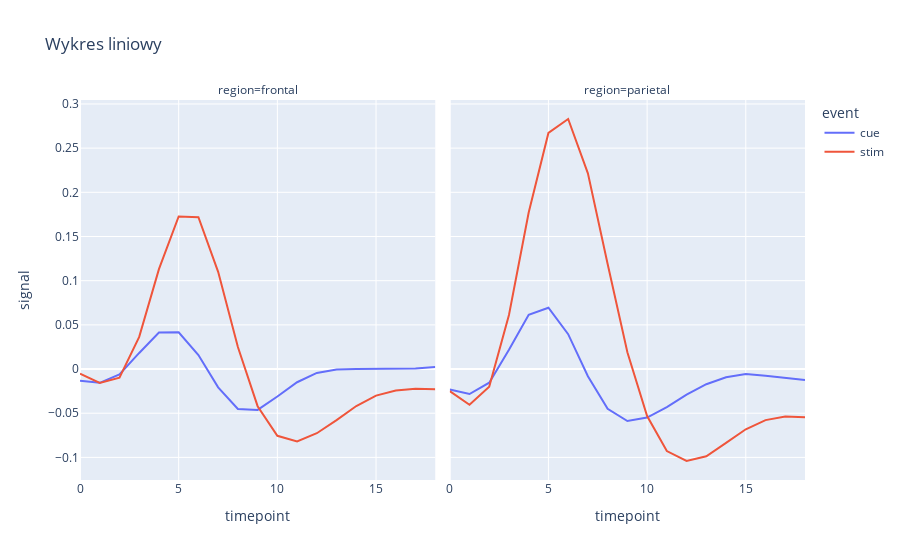

Write notebook code for a chart like this one.
### Markdown cell above
W tym przypadku przydatny okazuje się także wykres oparty o plotly. Jego podstawowa forma wygląda następująco:

### Code cell
fig = px.line(data_frame=fmri_agg, x='timepoint', y='signal', color='event', facet_col='region', title='Wykres liniowy')
fig.show()

### Figure 1 — Plotly figure (JSON) as saved in the notebook; plotly's stock layout.template omitted (floating-point values rounded to 4 significant figures)
{"data": [{"hovertemplate": "event=cue<br>region=frontal<br>timepoint=%{x}<br>signal=%{y}<extra></extra>", "legendgroup": "cue", "line": {"color": "#636efa", "dash": "solid"}, "marker": {"symbol": "circle"}, "mode": "lines", "name": "cue", "orientation": "v", "showlegend": true, "type": "scatter", "x": [0, 1, 2, 3, 4, 5, 6, 7, 8, 9, 10, 11, 12, 13, 14, 15, 16, 17, 18], "xaxis": "x", "y": [-0.01314, -0.01561, -0.006178, 0.01823, 0.04128, 0.04164, 0.01582, -0.02067, -0.04513, -0.04629, -0.0311, -0.01492, -0.004388, -0.0004407, 3.598e-05, 0.0003024, 7.456e-05, 0.0006964, 0.002276], "yaxis": "y"}, {"hovertemplate": "event=cue<br>region=parietal<br>timepoint=%{x}<br>signal=%{y}<extra></extra>", "legendgroup": "cue", "line": {"color": "#636efa", "dash": "solid"}, "marker": {"symbol": "circle"}, "mode": "lines", "name": "cue", "orientation": "v", "showlegend": false, "type": "scatter", "x": [0, 1, 2, 3, 4, 5, 6, 7, 8, 9, 10, 11, 12, 13, 14, 15, 16, 17, 18], "xaxis": "x2", "y": [-0.02317, -0.0283, -0.01548, 0.02194, 0.0613, 0.06934, 0.03949, -0.008105, -0.04491, -0.05889, -0.05496, -0.04307, -0.02901, -0.01718, -0.009225, -0.005511, -0.007607, -0.01018, -0.01237], "yaxis": "y2"}, {"hovertemplate": "event=stim<br>region=frontal<br>timepoint=%{x}<br>signal=%{y}<extra></extra>", "legendgroup": "stim", "line": {"color": "#EF553B", "dash": "solid"}, "marker": {"symbol": "circle"}, "mode": "lines", "name": "stim", "orientation": "v", "showlegend": true, "type": "scatter", "x": [0, 1, 2, 3, 4, 5, 6, 7, 8, 9, 10, 11, 12, 13, 14, 15, 16, 17, 18], "xaxis": "x", "y": [-0.005349, -0.01564, -0.00977, 0.03639, 0.1131, 0.1727, 0.1718, 0.11, 0.02491, -0.04204, -0.07556, -0.08193, -0.07263, -0.05781, -0.04181, -0.03012, -0.02433, -0.02217, -0.02284], "yaxis": "y"}, {"hovertemplate": "event=stim<br>region=parietal<br>timepoint=%{x}<br>signal=%{y}<extra></extra>", "legendgroup": "stim", "line": {"color": "#EF553B", "dash": "solid"}, "marker": {"symbol": "circle"}, "mode": "lines", "name": "stim", "orientation": "v", "showlegend": false, "type": "scatter", "x": [0, 1, 2, 3, 4, 5, 6, 7, 8, 9, 10, 11, 12, 13, 14, 15, 16, 17, 18], "xaxis": "x2", "y": [-0.025, -0.04046, -0.02006, 0.06122, 0.1771, 0.2672, 0.283, 0.2214, 0.1188, 0.01906, -0.05312, -0.09285, -0.1041, -0.0987, -0.08364, -0.06819, -0.05779, -0.05381, -0.05454], "yaxis": "y2"}], "layout": {"annotations": [{"font": {}, "showarrow": false, "text": "region=frontal", "x": 0.245, "xanchor": "center", "xref": "paper", "y": 1, "yanchor": "bottom", "yref": "paper"}, {"font": {}, "showarrow": false, "text": "region=parietal", "x": 0.755, "xanchor": "center", "xref": "paper", "y": 1, "yanchor": "bottom", "yref": "paper"}], "legend": {"title": {"text": "event"}, "tracegroupgap": 0}, "title": {"text": "Wykres liniowy"}, "xaxis": {"anchor": "y", "domain": [0, 0.49], "title": {"text": "timepoint"}}, "xaxis2": {"anchor": "y2", "domain": [0.51, 1], "matches": "x", "title": {"text": "timepoint"}}, "yaxis": {"anchor": "x", "domain": [0, 1], "title": {"text": "signal"}}, "yaxis2": {"anchor": "x2", "domain": [0, 1], "matches": "y", "showticklabels": false}}}
